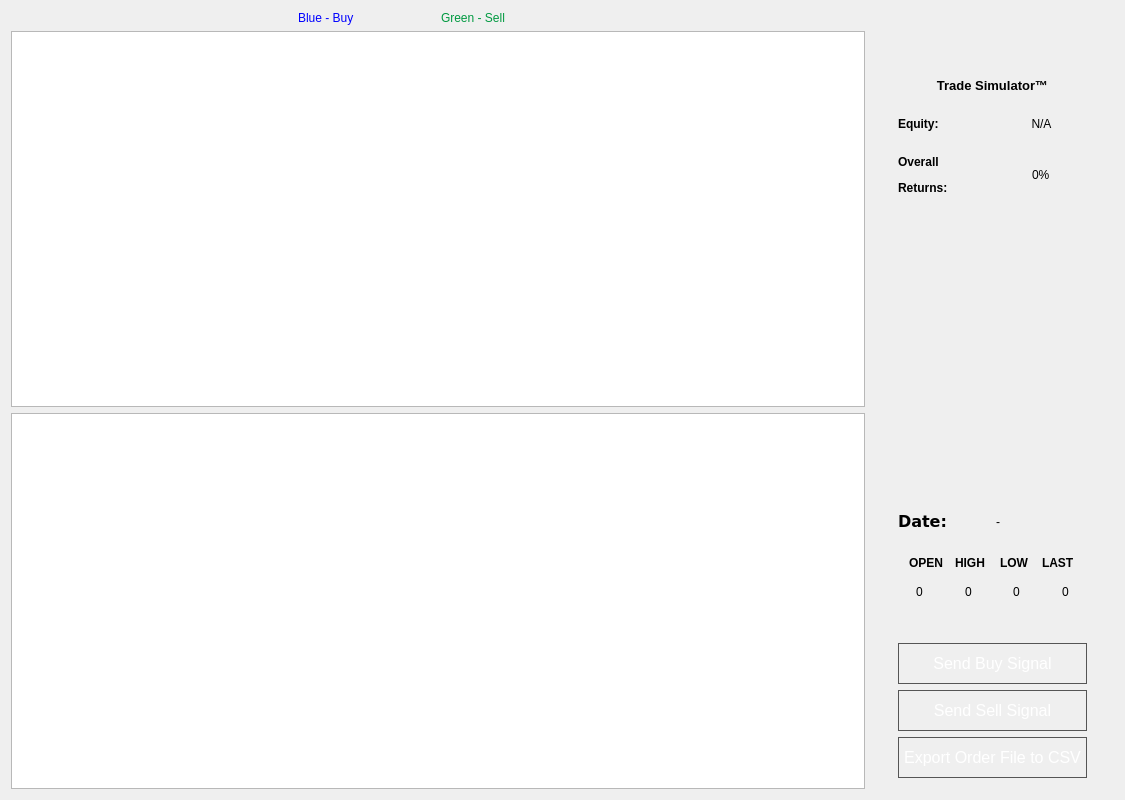
<?xml version="1.0" encoding="UTF-8"?>
<ui version="4.0">
 <class>TradeSimulator</class>
 <widget class="QWidget" name="TradeSimulator">
  <property name="geometry">
   <rect>
    <x>0</x>
    <y>0</y>
    <width>1125</width>
    <height>800</height>
   </rect>
  </property>
  <property name="windowTitle">
   <string>Form</string>
  </property>
  <layout class="QVBoxLayout" name="verticalLayout">
   <item>
    <layout class="QHBoxLayout" name="horizontalLayout_2">
     <property name="bottomMargin">
      <number>0</number>
     </property>
     <item>
      <layout class="QVBoxLayout" name="LeftPanel">
       <property name="bottomMargin">
        <number>0</number>
       </property>
       <item>
        <layout class="QHBoxLayout" name="horizontalLayout_3">
         <item>
          <widget class="QLabel" name="label_6">
           <property name="text">
            <string/>
           </property>
          </widget>
         </item>
         <item>
          <widget class="QLabel" name="label_5">
           <property name="text">
            <string/>
           </property>
          </widget>
         </item>
         <item>
          <widget class="QLabel" name="label">
           <property name="text">
            <string>&lt;span style=&quot;color:blue&quot;&gt;Blue - Buy&lt;/span&gt;</string>
           </property>
          </widget>
         </item>
         <item>
          <widget class="QLabel" name="label_2">
           <property name="text">
            <string>&lt;html&gt;&lt;head/&gt;&lt;body&gt;&lt;p&gt;&lt;span style=&quot; color:#009940;&quot;&gt;Green - Sell&lt;/span&gt;&lt;/p&gt;&lt;/body&gt;&lt;/html&gt;</string>
           </property>
          </widget>
         </item>
         <item>
          <widget class="QLabel" name="label_4">
           <property name="text">
            <string/>
           </property>
          </widget>
         </item>
         <item>
          <widget class="QLabel" name="label_3">
           <property name="text">
            <string/>
           </property>
          </widget>
         </item>
        </layout>
       </item>
       <item>
        <widget class="QGraphicsView" name="tradeSimulator_graphicsGraphDisplay"/>
       </item>
       <item>
        <widget class="QTableWidget" name="tradeSimulator_returnsAnalysis">
         <property name="sortingEnabled">
          <bool>true</bool>
         </property>
        </widget>
       </item>
      </layout>
     </item>
     <item>
      <widget class="QWidget" name="widget" native="true">
       <property name="maximumSize">
        <size>
         <width>360</width>
         <height>16777215</height>
        </size>
       </property>
       <layout class="QVBoxLayout" name="RightPanel">
        <property name="bottomMargin">
         <number>1</number>
        </property>
        <item>
         <spacer name="logoVerticalSpacer">
          <property name="orientation">
           <enum>Qt::Vertical</enum>
          </property>
          <property name="sizeType">
           <enum>QSizePolicy::Fixed</enum>
          </property>
          <property name="sizeHint" stdset="0">
           <size>
            <width>20</width>
            <height>20</height>
           </size>
          </property>
         </spacer>
        </item>
        <item>
         <widget class="QWidget" name="horizontalWidget" native="true">
          <property name="maximumSize">
           <size>
            <width>16777215</width>
            <height>80</height>
           </size>
          </property>
          <layout class="QHBoxLayout" name="logoLayout">
           <property name="sizeConstraint">
            <enum>QLayout::SetFixedSize</enum>
           </property>
           <item>
            <widget class="QLabel" name="logo">
             <property name="sizePolicy">
              <sizepolicy hsizetype="Preferred" vsizetype="Fixed">
               <horstretch>0</horstretch>
               <verstretch>0</verstretch>
              </sizepolicy>
             </property>
             <property name="maximumSize">
              <size>
               <width>300</width>
               <height>80</height>
              </size>
             </property>
             <property name="styleSheet">
              <string notr="true"/>
             </property>
             <property name="text">
              <string/>
             </property>
             <property name="pixmap">
              <pixmap resource="resources.qrc">:/images/resources/logo.png</pixmap>
             </property>
             <property name="scaledContents">
              <bool>true</bool>
             </property>
             <property name="alignment">
              <set>Qt::AlignCenter</set>
             </property>
             <property name="wordWrap">
              <bool>false</bool>
             </property>
             <property name="margin">
              <number>0</number>
             </property>
            </widget>
           </item>
          </layout>
         </widget>
        </item>
        <item>
         <widget class="QLabel" name="companylabel">
          <property name="maximumSize">
           <size>
            <width>16777215</width>
            <height>20</height>
           </size>
          </property>
          <property name="text">
           <string>&lt;html&gt;&lt;head/&gt;&lt;body&gt;&lt;p align=&quot;center&quot;&gt;&lt;span style=&quot; font-size:10pt; font-weight:600;&quot;&gt;Trade Simulator™&lt;/span&gt;&lt;/p&gt;&lt;/body&gt;&lt;/html&gt;</string>
          </property>
          <property name="openExternalLinks">
           <bool>true</bool>
          </property>
         </widget>
        </item>
        <item>
         <widget class="QWidget" name="verticalWidget" native="true">
          <layout class="QVBoxLayout" name="SummaryLayout">
           <property name="bottomMargin">
            <number>1</number>
           </property>
           <item>
            <widget class="QWidget" name="horizontalWidget" native="true">
             <property name="minimumSize">
              <size>
               <width>0</width>
               <height>0</height>
              </size>
             </property>
             <property name="maximumSize">
              <size>
               <width>16777215</width>
               <height>60</height>
              </size>
             </property>
             <layout class="QHBoxLayout" name="equityLine">
              <item>
               <widget class="QLabel" name="equity">
                <property name="styleSheet">
                 <string notr="true">font: 14pt &quot;Verdana&quot;;
border: 0px;</string>
                </property>
                <property name="text">
                 <string>&lt;html&gt;&lt;head/&gt;&lt;body&gt;&lt;p&gt;&lt;span style=&quot; font-weight:600;&quot;&gt;Equity:&lt;/span&gt;&lt;/p&gt;&lt;/body&gt;&lt;/html&gt;</string>
                </property>
               </widget>
              </item>
              <item>
               <widget class="QLabel" name="tradeSimulator_companyName">
                <property name="maximumSize">
                 <size>
                  <width>267</width>
                  <height>16777215</height>
                 </size>
                </property>
                <property name="styleSheet">
                 <string notr="true">font: 14pt &quot;Verdana&quot;;
border: 0px;
</string>
                </property>
                <property name="text">
                 <string>N/A</string>
                </property>
                <property name="alignment">
                 <set>Qt::AlignCenter</set>
                </property>
               </widget>
              </item>
             </layout>
            </widget>
           </item>
           <item>
            <widget class="QWidget" name="horizontalWidget_2" native="true">
             <property name="maximumSize">
              <size>
               <width>16777215</width>
               <height>80</height>
              </size>
             </property>
             <layout class="QHBoxLayout" name="horizontalLayout_4">
              <item>
               <widget class="QLabel" name="equity_2">
                <property name="styleSheet">
                 <string notr="true">font: 12pt &quot;Verdana&quot;;
border: 0px;</string>
                </property>
                <property name="text">
                 <string>&lt;html&gt;&lt;head/&gt;&lt;body&gt;&lt;p&gt;&lt;span style=&quot; font-weight:600;&quot;&gt;Overall&lt;/span&gt;&lt;/p&gt;&lt;p&gt;&lt;span style=&quot; font-weight:600;&quot;&gt;Returns:&lt;/span&gt;&lt;/p&gt;&lt;/body&gt;&lt;/html&gt;</string>
                </property>
               </widget>
              </item>
              <item alignment="Qt::AlignHCenter">
               <widget class="QLabel" name="tradeSimulator_ongoingReturns">
                <property name="styleSheet">
                 <string notr="true">font: 12pt &quot;Verdana&quot;;
border: 0px;
</string>
                </property>
                <property name="text">
                 <string>0%</string>
                </property>
               </widget>
              </item>
             </layout>
            </widget>
           </item>
           <item>
            <spacer name="verticalSpacer">
             <property name="orientation">
              <enum>Qt::Vertical</enum>
             </property>
             <property name="sizeHint" stdset="0">
              <size>
               <width>20</width>
               <height>40</height>
              </size>
             </property>
            </spacer>
           </item>
           <item>
            <widget class="QFrame" name="frame">
             <property name="frameShape">
              <enum>QFrame::StyledPanel</enum>
             </property>
             <property name="frameShadow">
              <enum>QFrame::Raised</enum>
             </property>
            </widget>
           </item>
           <item>
            <widget class="QWidget" name="horizontalWidget" native="true">
             <layout class="QHBoxLayout" name="horizontalLayout">
              <property name="bottomMargin">
               <number>1</number>
              </property>
              <item>
               <spacer name="dateSpacer">
                <property name="orientation">
                 <enum>Qt::Horizontal</enum>
                </property>
                <property name="sizeType">
                 <enum>QSizePolicy::Fixed</enum>
                </property>
                <property name="sizeHint" stdset="0">
                 <size>
                  <width>0</width>
                  <height>1</height>
                 </size>
                </property>
               </spacer>
              </item>
              <item>
               <widget class="QLabel" name="equity_4">
                <property name="font">
                 <font>
                  <family>Verdana</family>
                  <pointsize>12</pointsize>
                  <weight>50</weight>
                  <italic>false</italic>
                  <bold>false</bold>
                 </font>
                </property>
                <property name="styleSheet">
                 <string notr="true">font: 12pt &quot;Verdana&quot;;
border: 0px;</string>
                </property>
                <property name="text">
                 <string>&lt;html&gt;&lt;head/&gt;&lt;body&gt;&lt;p&gt;&lt;span style=&quot; font-weight:600;&quot;&gt;Date:&lt;/span&gt;&lt;/p&gt;&lt;/body&gt;&lt;/html&gt;</string>
                </property>
               </widget>
              </item>
              <item>
               <widget class="QLabel" name="tradeSimulator_curDate">
                <property name="styleSheet">
                 <string notr="true">font: 12pt &quot;Verdana&quot;;
border: 0px;
</string>
                </property>
                <property name="text">
                 <string>-</string>
                </property>
               </widget>
              </item>
             </layout>
            </widget>
           </item>
           <item>
            <widget class="QWidget" name="verticalWidget_2" native="true">
             <property name="maximumSize">
              <size>
               <width>16777215</width>
               <height>100</height>
              </size>
             </property>
             <layout class="QVBoxLayout" name="verticalLayout_3">
              <item>
               <widget class="QWidget" name="horizontalWidget_4" native="true">
                <layout class="QHBoxLayout" name="horizontalLayout_6">
                 <item alignment="Qt::AlignHCenter">
                  <widget class="QLabel" name="equity_8">
                   <property name="styleSheet">
                    <string notr="true">font: 12pt &quot;Verdana&quot;;
font-weight: bold;
</string>
                   </property>
                   <property name="text">
                    <string>OPEN</string>
                   </property>
                  </widget>
                 </item>
                 <item alignment="Qt::AlignHCenter">
                  <widget class="QLabel" name="equity_9">
                   <property name="styleSheet">
                    <string notr="true">font: 12pt &quot;Verdana&quot;;
font-weight: bold;
</string>
                   </property>
                   <property name="text">
                    <string>HIGH</string>
                   </property>
                  </widget>
                 </item>
                 <item alignment="Qt::AlignHCenter">
                  <widget class="QLabel" name="equity_10">
                   <property name="styleSheet">
                    <string notr="true">font: 12pt &quot;Verdana&quot;;
font-weight: bold;
</string>
                   </property>
                   <property name="text">
                    <string>LOW</string>
                   </property>
                  </widget>
                 </item>
                 <item alignment="Qt::AlignHCenter">
                  <widget class="QLabel" name="equity_11">
                   <property name="styleSheet">
                    <string notr="true">font: 12pt &quot;Verdana&quot;;
font-weight: bold;
</string>
                   </property>
                   <property name="text">
                    <string>LAST</string>
                   </property>
                  </widget>
                 </item>
                </layout>
               </widget>
              </item>
              <item>
               <layout class="QHBoxLayout" name="horizontalLayout_5">
                <property name="topMargin">
                 <number>0</number>
                </property>
                <item alignment="Qt::AlignHCenter">
                 <widget class="QLabel" name="open_price">
                  <property name="styleSheet">
                   <string notr="true">font: 10pt &quot;Verdana&quot;;
border: 0px;</string>
                  </property>
                  <property name="text">
                   <string>0</string>
                  </property>
                 </widget>
                </item>
                <item alignment="Qt::AlignHCenter">
                 <widget class="QLabel" name="high_price">
                  <property name="styleSheet">
                   <string notr="true">font: 10pt &quot;Verdana&quot;;
border: 0px;</string>
                  </property>
                  <property name="text">
                   <string>0</string>
                  </property>
                 </widget>
                </item>
                <item alignment="Qt::AlignHCenter">
                 <widget class="QLabel" name="low_price">
                  <property name="styleSheet">
                   <string notr="true">font: 10pt &quot;Verdana&quot;;
border: 0px;</string>
                  </property>
                  <property name="text">
                   <string>0</string>
                  </property>
                 </widget>
                </item>
                <item alignment="Qt::AlignHCenter">
                 <widget class="QLabel" name="last_price">
                  <property name="styleSheet">
                   <string notr="true">font: 10pt &quot;Verdana&quot;;
border: 0px;</string>
                  </property>
                  <property name="text">
                   <string>0</string>
                  </property>
                 </widget>
                </item>
               </layout>
              </item>
             </layout>
            </widget>
           </item>
           <item alignment="Qt::AlignHCenter">
            <widget class="QLabel" name="simulator_error_box">
             <property name="autoFillBackground">
              <bool>false</bool>
             </property>
             <property name="styleSheet">
              <string notr="true">color: rgb(255, 0, 0);</string>
             </property>
             <property name="text">
              <string/>
             </property>
            </widget>
           </item>
           <item>
            <widget class="QWidget" name="verticalWidget" native="true">
             <property name="minimumSize">
              <size>
               <width>0</width>
               <height>0</height>
              </size>
             </property>
             <property name="maximumSize">
              <size>
               <width>16777215</width>
               <height>200</height>
              </size>
             </property>
             <layout class="QVBoxLayout" name="Buttons">
              <item>
               <widget class="QPushButton" name="sendBuySignal">
                <property name="toolTip">
                 <string>&lt;html&gt;&lt;head/&gt;&lt;body&gt;&lt;p&gt;Send a BUY (B) signal at this moment in time.&lt;/p&gt;&lt;/body&gt;&lt;/html&gt;</string>
                </property>
                <property name="styleSheet">
                 <string notr="true">#TradeSimulator QPushButton {
background: qradialgradient(cx: 0.3, cy: -0.4,
fx: 0.3, fy: -0.4,
radius: 1.35, stop: 0 #fff, stop: 1 #3498db);
border: 1px solid #555;
font-family: Arial;
color: #ffffff;
font-size: 16px;
padding: 10px 5px 10px 5px;
text-decoration: none;
}

#TradeSimulator QPushButton:hover {
background: qradialgradient(cx: 0.3, cy: -0.4,
fx: 0.3, fy: -0.4,
radius: 1.35, stop: 0 #fff, stop: 1 #3cb1ff);
}

#TradeSimulator QPushButton:pressed {
background: qradialgradient(cx: 0.3, cy: -0.4,
fx: 0.3, fy: -0.4,
radius: 1.35, stop: 0 #fff, stop: 1 #3498db);
}</string>
                </property>
                <property name="text">
                 <string>Send Buy Signal</string>
                </property>
                <property name="icon">
                 <iconset resource="resources.qrc">
                  <normaloff>:/images/resources/letterB.png</normaloff>:/images/resources/letterB.png</iconset>
                </property>
                <property name="iconSize">
                 <size>
                  <width>32</width>
                  <height>32</height>
                 </size>
                </property>
               </widget>
              </item>
              <item>
               <widget class="QPushButton" name="sendSellSignal">
                <property name="toolTip">
                 <string>&lt;html&gt;&lt;head/&gt;&lt;body&gt;&lt;p&gt;Send a SELL (S) signal at this moment in time.&lt;/p&gt;&lt;/body&gt;&lt;/html&gt;</string>
                </property>
                <property name="styleSheet">
                 <string notr="true">#TradeSimulator QPushButton {
background: qradialgradient(cx: 0.3, cy: -0.4,
fx: 0.3, fy: -0.4,
radius: 1.35, stop: 0 #fff, stop: 1 #3498db);
border: 1px solid #555;
font-family: Arial;
color: #ffffff;
font-size: 16px;
padding: 10px 5px 10px 5px;
text-decoration: none;
}

#TradeSimulator QPushButton:hover {
background: qradialgradient(cx: 0.3, cy: -0.4,
fx: 0.3, fy: -0.4,
radius: 1.35, stop: 0 #fff, stop: 1 #3cb1ff);
}

#TradeSimulator QPushButton:pressed {
background: qradialgradient(cx: 0.3, cy: -0.4,
fx: 0.3, fy: -0.4,
radius: 1.35, stop: 0 #fff, stop: 1 #3498db);
}</string>
                </property>
                <property name="text">
                 <string>Send Sell Signal</string>
                </property>
                <property name="icon">
                 <iconset resource="resources.qrc">
                  <normaloff>:/images/resources/letterS.png</normaloff>:/images/resources/letterS.png</iconset>
                </property>
                <property name="iconSize">
                 <size>
                  <width>32</width>
                  <height>32</height>
                 </size>
                </property>
               </widget>
              </item>
              <item>
               <widget class="QPushButton" name="exportOrderFileButton">
                <property name="toolTip">
                 <string>&lt;html&gt;&lt;head/&gt;&lt;body&gt;&lt;p&gt;Export recorded simulation data to an order CSV file.&lt;/p&gt;&lt;/body&gt;&lt;/html&gt;</string>
                </property>
                <property name="styleSheet">
                 <string notr="true">#TradeSimulator QPushButton {
background: qradialgradient(cx: 0.3, cy: -0.4,
fx: 0.3, fy: -0.4,
radius: 1.35, stop: 0 #fff, stop: 1 #3498db);
border: 1px solid #555;
font-family: Arial;
color: #ffffff;
font-size: 16px;
padding: 10px 5px 10px 5px;
text-decoration: none;
}

#TradeSimulator QPushButton:hover {
background: qradialgradient(cx: 0.3, cy: -0.4,
fx: 0.3, fy: -0.4,
radius: 1.35, stop: 0 #fff, stop: 1 #3cb1ff);
}

#TradeSimulator QPushButton:pressed {
background: qradialgradient(cx: 0.3, cy: -0.4,
fx: 0.3, fy: -0.4,
radius: 1.35, stop: 0 #fff, stop: 1 #3498db);
}</string>
                </property>
                <property name="text">
                 <string>Export Order File to CSV</string>
                </property>
                <property name="icon">
                 <iconset resource="resources.qrc">
                  <normaloff>:/images/resources/export_csv.png</normaloff>:/images/resources/export_csv.png</iconset>
                </property>
                <property name="iconSize">
                 <size>
                  <width>32</width>
                  <height>32</height>
                 </size>
                </property>
               </widget>
              </item>
             </layout>
            </widget>
           </item>
          </layout>
         </widget>
        </item>
       </layout>
      </widget>
     </item>
    </layout>
   </item>
  </layout>
 </widget>
 <resources>
  <include location="resources.qrc"/>
 </resources>
 <connections/>
</ui>
